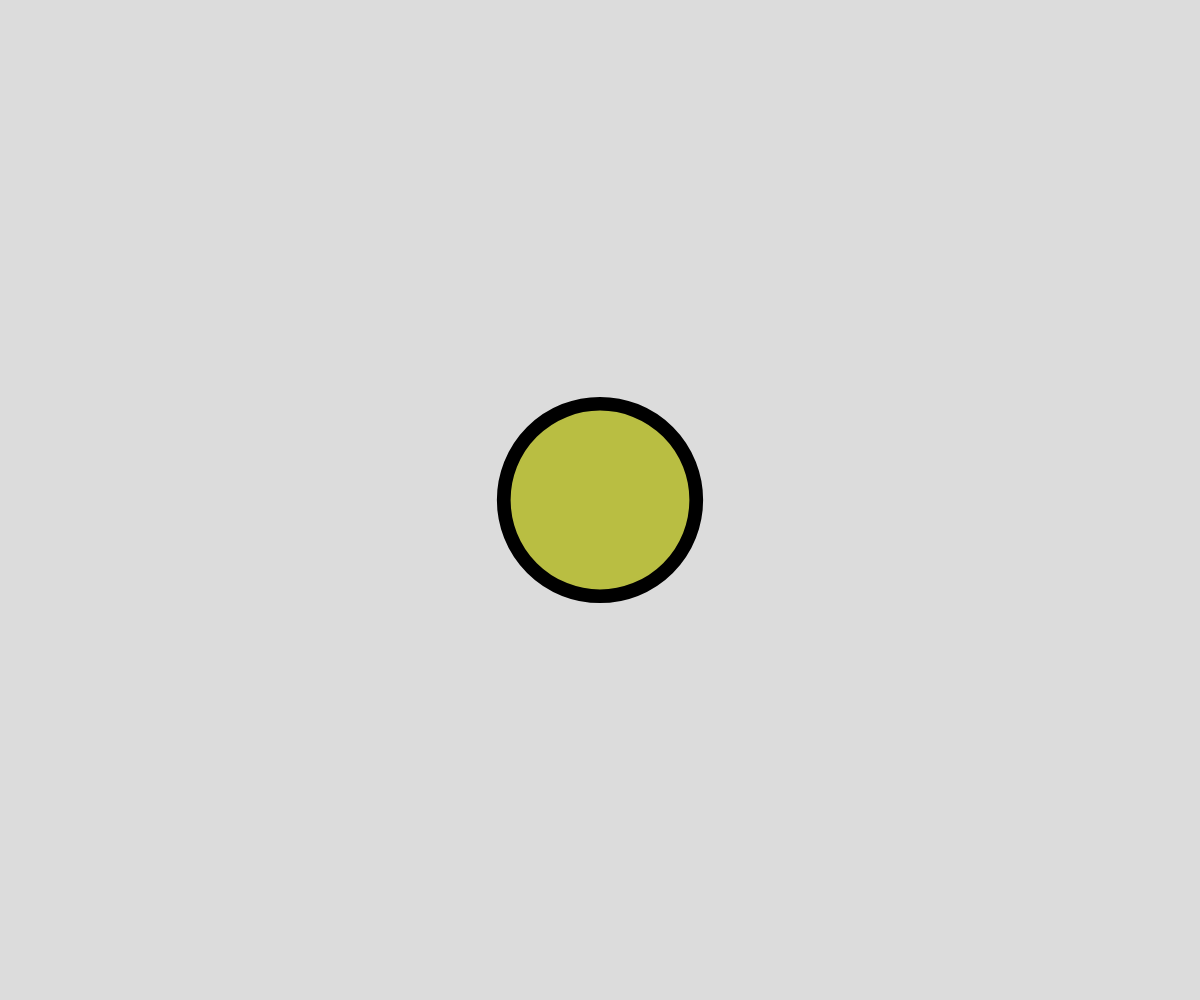
Frame 1 (no input)
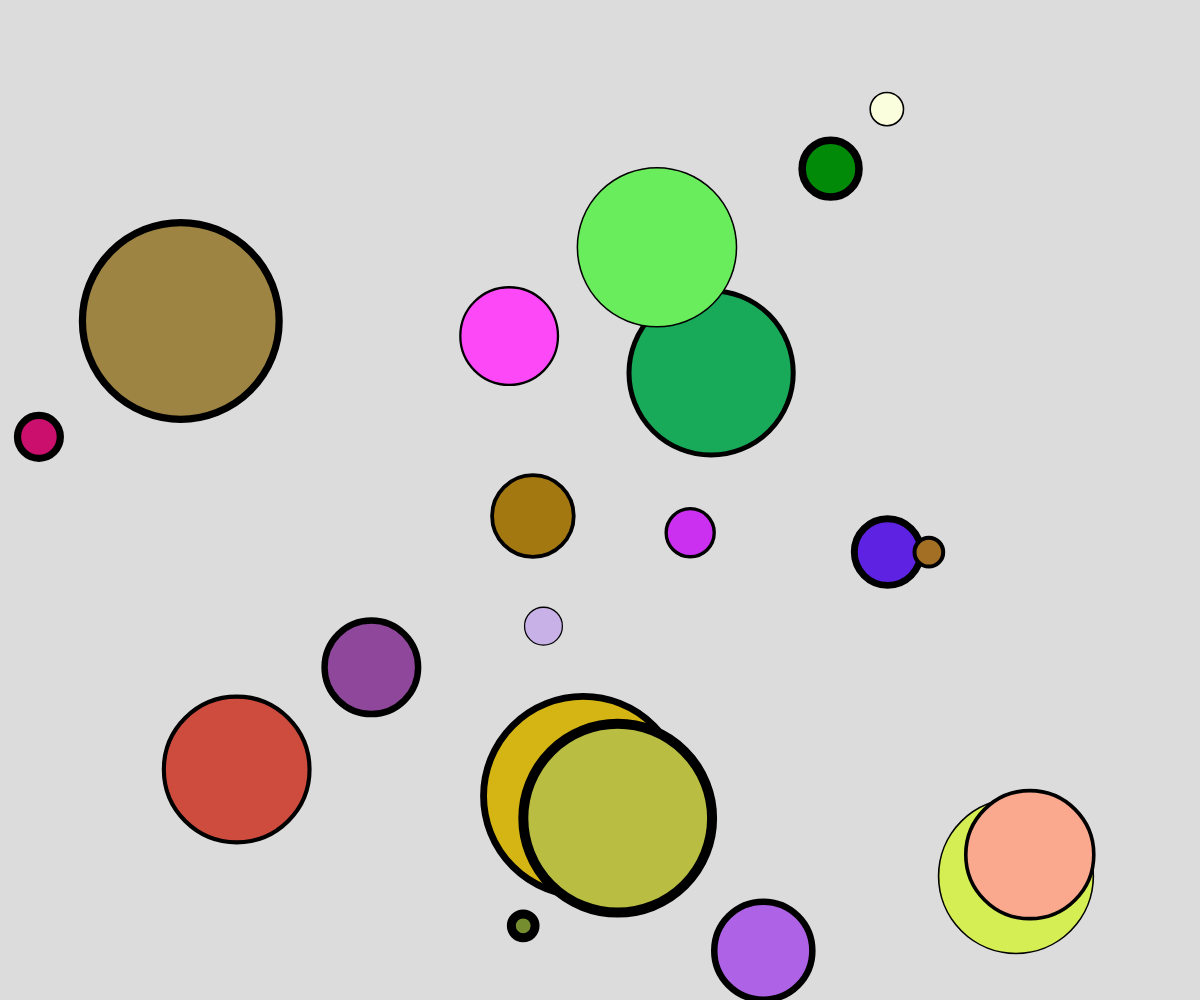
Frame 60 (no input)
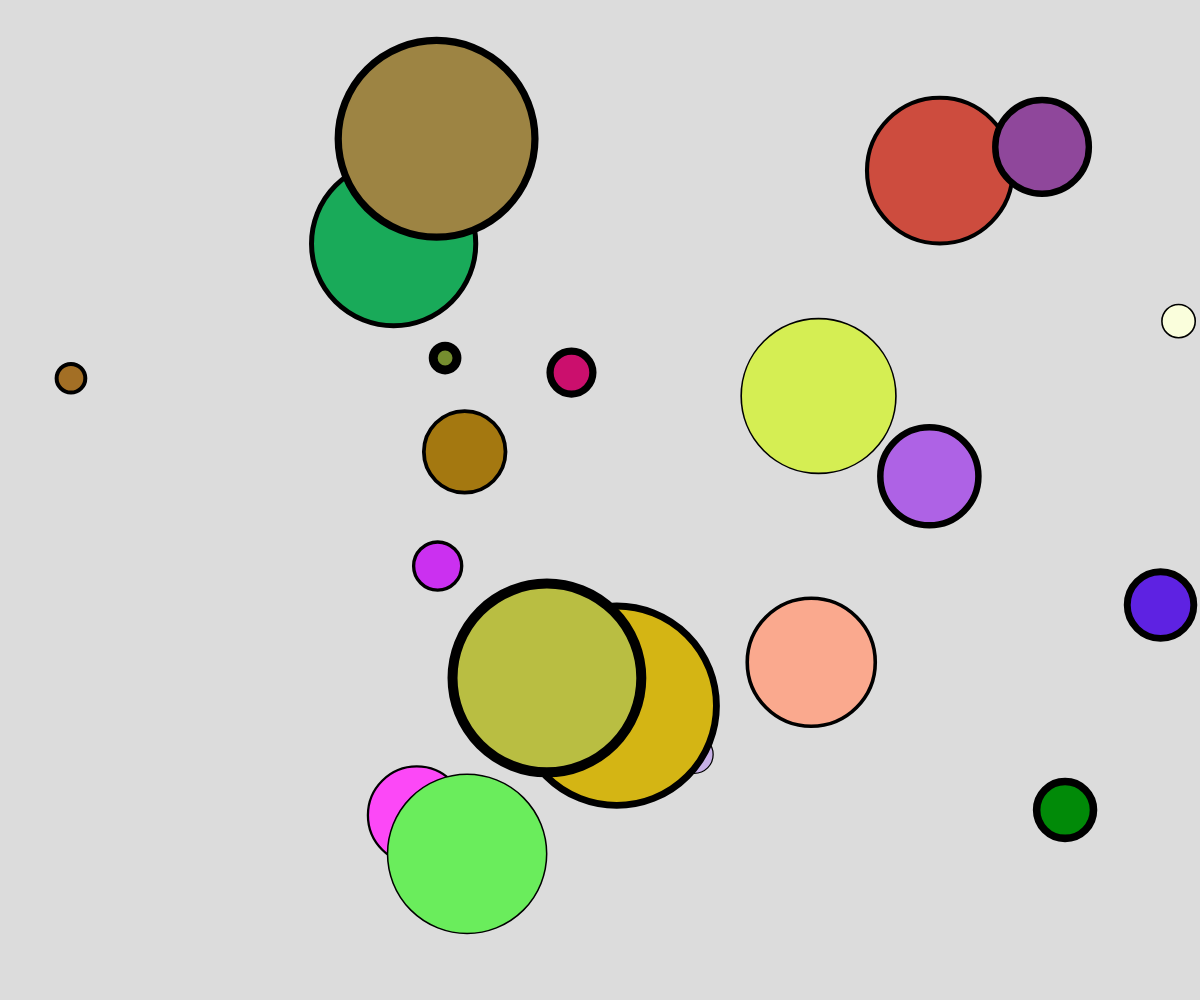
Frame 120 (the mouse pressed at the canvas centre since frame 60)

The p5.js sketch that drew these frames (run headless with seeded random() and noise() and a simulated clock; from frame 60 on, the mouse is pressed at the canvas centre):

// p5.js sketch
// ── sketch.js
let balls = new Array(20);

function setup() {
  createCanvas(windowWidth, windowHeight);
  for (let i = 0; i < balls.length; i++) {
    balls[i] = new RandomBouncingBall(width / 2, height / 2);
  }
}

function draw() {
  background(220);

  for (let i = 0; i < balls.length; i++) {
    const b = balls[i];
    b.render();
    b.update();
    // balls[i].render();
    // balls[i].update();
  }
}

class Ball {
  constructor(x, y) {
    this.x = x;
    this.y = y;
    this.r = random(5, 100)

    const sMax = 20
    this.speedX = random(-sMax, sMax)
    this.speedY = random(-sMax, sMax)
  }

  update() {
    this.x += this.speedX
    this.y += this.speedY
  }

  render() {
    circle(this.x, this.y, this.r * 2);
  }
}

class BouncingBall extends Ball {
  update() {
    super.update()

    if (this.x + this.r > width || this.x - this.r < 0) {
      this.speedX = -this.speedX
    }

    if (this.y + this.r > height || this.y - this.r < 0) {
      this.speedY = -this.speedY
    }
  }
}

class RandomBouncingBall extends BouncingBall {

  constructor(x, y) {
    super(x, y)
    this.sw = random(1, 10);

    const red =  random(0, 255)
    const green =  random(0, 255)
    const blue =  random(0, 255)
    this.color = color(red, green, blue)
  }

  render() {
    strokeWeight(this.sw);
    fill(this.color)
    super.render()
  }
}
